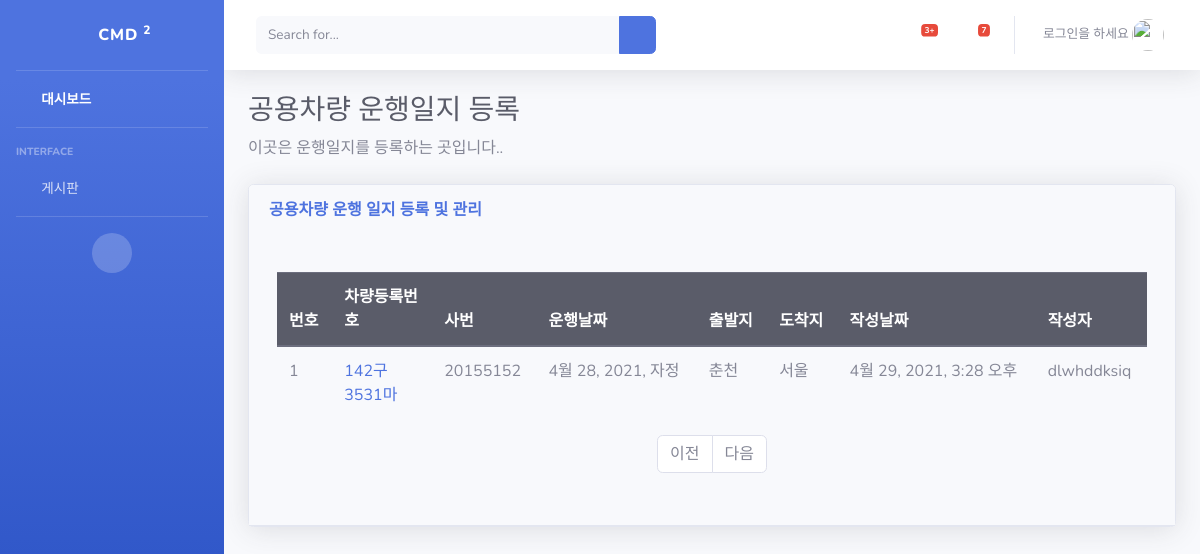
Page /pybo/drive_list/ on the earlier database version.
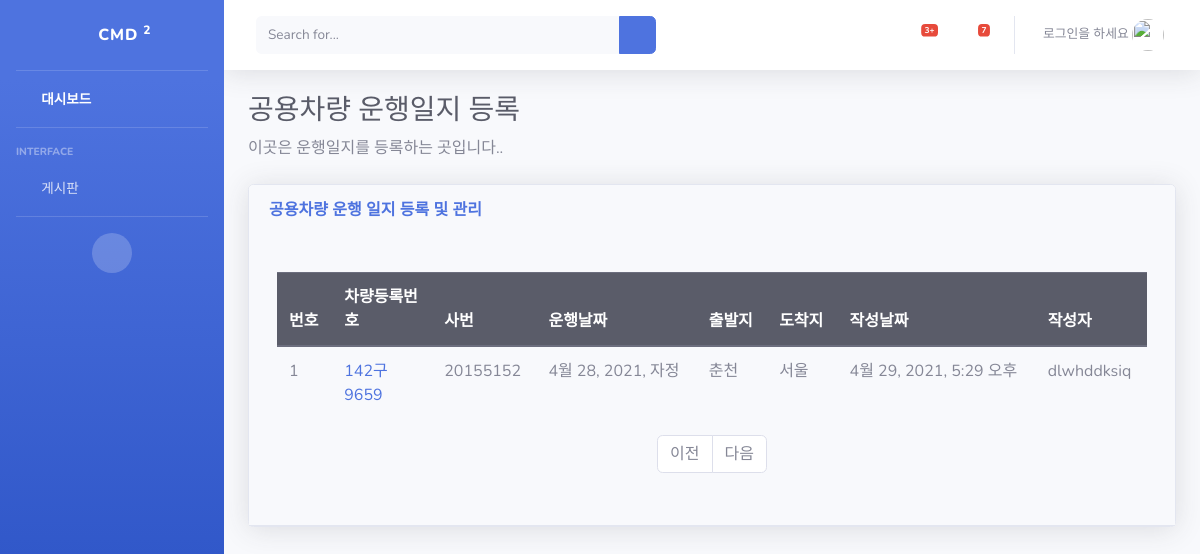
Same page on the later database version.
### pybo/models.py (models this page shows, shortened)
class CMD_Information(models.Model):
    Car_num = models.CharField(max_length=15)
    Car_variety = models.CharField(max_length=10)
    Car_manager = models.CharField(max_length=10)
    cmd_bussiness_num = models.CharField(max_length=15)
    start_date = models.DateTimeField(null=True, blank=True)
    time_start = models.DateTimeField(null=True, blank=True)
    time_end = models.DateTimeField(null=True, blank=True)
    position_start = models.CharField(max_length=10)
    position_end = models.CharField(max_length=10)
    author = models.ForeignKey(User, on_delete=models.CASCADE)
    create_date = models.DateTimeField()
    modify_date = models.DateTimeField(null=True, blank=True)

### pybo/views_drive.py (the view)
# urls.py: path('drive_list/', views_drive.index2, name='index2'),
def index2(request):
    cmd_list = CMD_Information.objects.order_by('-create_date')
    context = {'cmd_list': cmd_list}
    return render(request, 'pybo/drive_list.html', context)

### templates/pybo/drive_list.html (shortened to what this page needs)
{% extends 'base.html' %}
{% block content %}
    <h1 class="h3 mb-2 text-gray-800">공용차량 운행일지 등록</h1>
    <p class="mb-4">이곳은 운행일지를 등록하는 곳입니다..
    </p>
    <div class="card shadow mb-4">
    <div class="card-header py-3">
    <div class="row">
    <div class="col-sm-12 col-md-6">
        <h6 class="m-0 font-weight-bold text-primary">공용차량 운행 일지 등록 및 관리</h6>
    </div>
    <div class="card-body">
    <div class="table-responsive">
    <table class="table table-bordered" id="dataTable" width="100%" cellspacing="0">
    <tbody>
    <div class="container my-3">
        <table class="table">
            <thead>
            <tr class="thead-dark">
                <th>번호</th>
                <th style="width:100px">차량등록번호</th>
                <th>사번</th>
                <th>운행날짜</th>
                <th>출발지</th>
                <th>도착지</th>
                <th>작성날짜</th>
                <th>작성자</th>
            </tr>
            </thead>
            <tbody>
            {% if cmd_list %}
                {% for cmd_list_new in cmd_list %}
                    <tr>
                        <td>{{ forloop.counter }}</td>
                        <td>
                            <a href="{% url 'pybo:cmd_detail' cmd_list_new.id %}">{{ cmd_list_new.Car_num }}</a>
                        </td>
                        <td>{{ cmd_list_new.cmd_bussiness_num}}</td>
                        <td>{{ cmd_list_new.start_date}}</td>
                        <td>{{ cmd_list_new.position_start }}</td>
                        <td>{{ cmd_list_new.position_end}}</td>
                        <td>{{ cmd_list_new.create_date}}</td>
                        <td>{{ cmd_list_new.author.username }}</td>
                    </tr>
                {% endfor %}
            {% else %}
                <tr>
                    <td colspan="3">질문이 없습니다.</td>
                </tr>
            {% endif %}
            </tbody>
        </table>
    </div>
    <ul class="pagination justify-content-center">
        {% if cmd_list_new.has_previous %}
            <li class="page-item">
                <a class="page-link" href="?page={{ cmd_list_new.previous_page_number }}">이전</a>
            </li>
        {% else %}
            <li class="page-item disabled">
                <a class="page-link" tabindex="-1" aria-disabled="true" href="#">이전</a>
            </li>
        {% endif %}
        {% if cmd_list_new.has_next %}
            <li class="page-item">
                <a class="page-link" href="?page={{ cmd_list_new.next_page_number }}">다음</a>
            </li>
        {% else %}
            <li class="page-item disabled">
                <a class="page-link" tabindex="-1" aria-disabled="true" href="#">다음</a>
            </li>
        {% endif %}
    </ul>
{% endblock %}

### templates/base.html (shortened to what this page needs)
{% load static %}
<!DOCTYPE html>
<html lang="en">
<head>
    <link href={% static "vendor/fontawesome-free/css/all.min.css" %} rel="stylesheet" type="text/css">
    <link href={% static "css/sb-admin-2.min.css" %} rel="stylesheet">
</head>
<body id="page-top">
<div id="wrapper">
    <ul class="navbar-nav bg-gradient-primary sidebar sidebar-dark accordion" id="accordionSidebar">
        <a class="sidebar-brand d-flex align-items-center justify-content-center" href={% url "pybo:index" %}>
            <div class="sidebar-brand-icon rotate-n-15">
                <i class="fas fa-laugh-wink"></i>
            </div>
            <div class="sidebar-brand-text mx-3">CMD <sup>2</sup></div>
        <hr class="sidebar-divider my-0">
        <li class="nav-item active">
            <a class="nav-link" href="base.html">
                <i class="fas fa-fw fa-tachometer-alt"></i>
                <span>대시보드</span></a>
        </li>
        <hr class="sidebar-divider">
        <div class="sidebar-heading">
            Interface
        </div>
        <li class="nav-item">
            <a class="nav-link collapsed" href="#" data-toggle="collapse" data-target="#collapseTwo"
               aria-expanded="true" aria-controls="collapseTwo">
                <i class="fas fa-fw fa-cog"></i>
                <span>게시판</span>
            </a>
        </li>
        <hr class="sidebar-divider">
        <div class="text-center d-none d-md-inline">
            <button class="rounded-circle border-0" id="sidebarToggle"></button>
        </div>
    </ul>
    <div id="content-wrapper" class="d-flex flex-column">
        <div id="content">
            <nav class="navbar navbar-expand navbar-light bg-white topbar mb-4 static-top shadow">
                <form
                        class="d-none d-sm-inline-block form-inline mr-auto ml-md-3 my-2 my-md-0 mw-100 navbar-search">
                    <div class="input-group">
                        <input type="text" class="form-control bg-light border-0 small" placeholder="Search for..."
                               aria-label="Search" aria-describedby="basic-addon2">
                        <div class="input-group-append">
                            <button class="btn btn-primary" type="button">
                                <i class="fas fa-search fa-sm"></i>
                            </button>
                        </div>
                    </div>
                </form>
                <ul class="navbar-nav ml-auto">
                    <li class="nav-item dropdown no-arrow mx-1">
                        <a class="nav-link dropdown-toggle" href="#" id="alertsDropdown" role="button"
                           data-toggle="dropdown" aria-haspopup="true" aria-expanded="false">
                            <i class="fas fa-bell fa-fw"></i>
                            <span class="badge badge-danger badge-counter">3+</span>
                        </a>
                    </li>
                    <li class="nav-item dropdown no-arrow mx-1">
                        <a class="nav-link dropdown-toggle" href="#" id="messagesDropdown" role="button"
                           data-toggle="dropdown" aria-haspopup="true" aria-expanded="false">
                            <i class="fas fa-envelope fa-fw"></i>
                            <span class="badge badge-danger badge-counter">7</span>
                        </a>
                    </li>
                    <li class="nav-item dropdown no-arrow">
                        <a class="nav-link dropdown-toggle" href="#" id="userDropdown" role="button"
                           data-toggle="dropdown" aria-haspopup="true" aria-expanded="false">
                            <span class="mr-2 d-none d-lg-inline text-gray-600 small">
                                {% if user.is_authenticated %}
                                    {{ user.username }}</span>
                                {% else %}
                                    <span>로그인을 하세요</span>
                                {% endif %}
                            <img class="img-profile rounded-circle"
                                 src={% static "img/undraw_profile.svg" %}>
                        </a>
                    </li>
                </ul>
            </nav>
            <div class="container-fluid">
                {% block content %}
                {% endblock %}
</body>
</html>

Differences in the rows shown:
changed CMD_Information "춘천": Car_num "142구3531마" → "142구 9659"; create_date "4월 29, 2021, 3:28 오후" → "4월 29, 2021, 5:29 오후"
